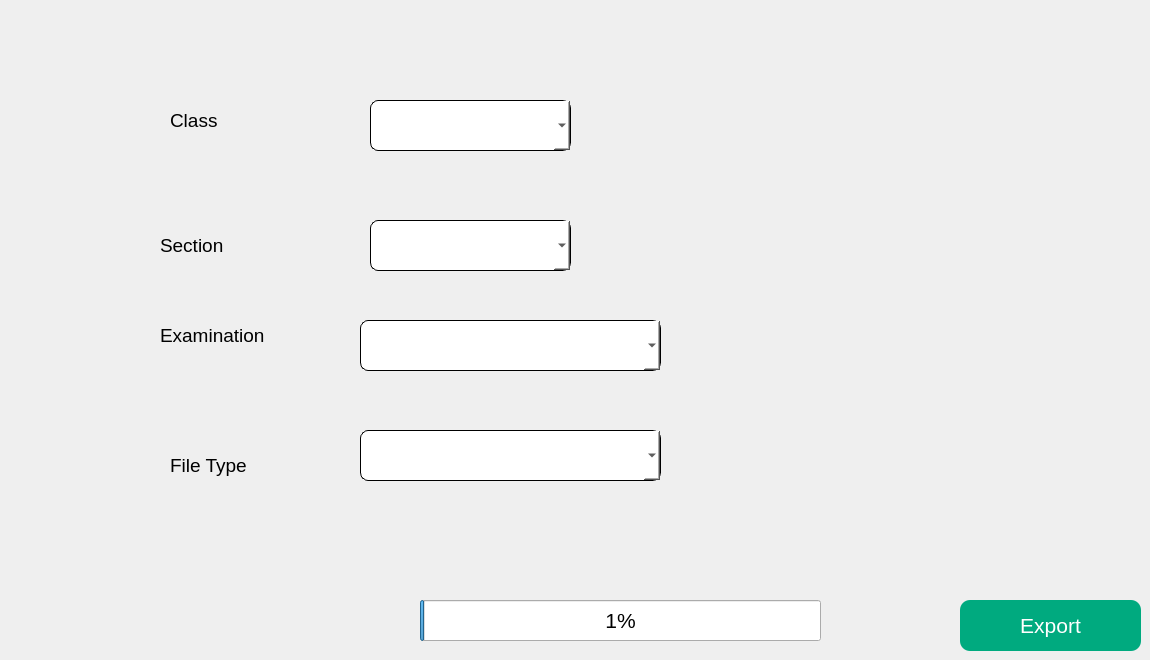
             <widget class="QWidget" name="page_9">
              <widget class="QLabel" name="label_42">
               <property name="geometry">
                <rect>
                 <x>170</x>
                 <y>450</y>
                 <width>121</width>
                 <height>31</height>
                </rect>
               </property>
               <property name="font">
                <font>
                 <pointsize>14</pointsize>
                </font>
               </property>
               <property name="text">
                <string>File Type</string>
               </property>
              </widget>
              <widget class="QComboBox" name="report_mark_class_cb">
               <property name="geometry">
                <rect>
                 <x>370</x>
                 <y>100</y>
                 <width>201</width>
                 <height>51</height>
                </rect>
               </property>
               <property name="font">
                <font>
                 <pointsize>14</pointsize>
                </font>
               </property>
               <property name="styleSheet">
                <string notr="true">background-color: rgb(255, 255, 255);
border-radius : 8px;
border-color: rgb(0, 0, 0);
border: 1px solid black;
</string>
               </property>
              </widget>
              <widget class="QLabel" name="label_43">
               <property name="geometry">
                <rect>
                 <x>170</x>
                 <y>110</y>
                 <width>111</width>
                 <height>21</height>
                </rect>
               </property>
               <property name="font">
                <font>
                 <pointsize>14</pointsize>
                </font>
               </property>
               <property name="text">
                <string>Class</string>
               </property>
              </widget>
              <widget class="QLabel" name="label_44">
               <property name="geometry">
                <rect>
                 <x>160</x>
                 <y>230</y>
                 <width>111</width>
                 <height>31</height>
                </rect>
               </property>
               <property name="font">
                <font>
                 <pointsize>14</pointsize>
                </font>
               </property>
               <property name="text">
                <string>Section</string>
               </property>
              </widget>
              <widget class="QComboBox" name="report_mark_file_type">
               <property name="geometry">
                <rect>
                 <x>360</x>
                 <y>430</y>
                 <width>301</width>
                 <height>51</height>
                </rect>
               </property>
               <property name="font">
                <font>
                 <pointsize>14</pointsize>
                </font>
               </property>
               <property name="styleSheet">
                <string notr="true">background-color: rgb(255, 255, 255);
border-radius : 8px;
border-color: rgb(0, 0, 0);
border: 1px solid black;
</string>
               </property>
              </widget>
              <widget class="QComboBox" name="report_mark_section_cb">
               <property name="geometry">
                <rect>
                 <x>370</x>
                 <y>220</y>
                 <width>201</width>
                 <height>51</height>
                </rect>
               </property>
               <property name="font">
                <font>
                 <pointsize>14</pointsize>
                </font>
               </property>
               <property name="styleSheet">
                <string notr="true">background-color: rgb(255, 255, 255);
border-radius : 8px;
border-color: rgb(0, 0, 0);
border: 1px solid black;
</string>
               </property>
              </widget>
              <widget class="QPushButton" name="report__mark_export_btn">
               <property name="geometry">
                <rect>
                 <x>960</x>
                 <y>600</y>
                 <width>181</width>
                 <height>51</height>
                </rect>
               </property>
               <property name="font">
                <font>
                 <pointsize>16</pointsize>
                </font>
               </property>
               <property name="styleSheet">
                <string notr="true">background-color: rgb(0, 170, 127);
color: rgb(255, 255, 255);
border-radius : 10;</string>
               </property>
               <property name="text">
                <string>Export</string>
               </property>
               <property name="icon">
                <iconset>
                 <normaloff>icons/export.png</normaloff>icons/export.png</iconset>
               </property>
               <property name="iconSize">
                <size>
                 <width>40</width>
                 <height>40</height>
                </size>
               </property>
              </widget>
              <widget class="QProgressBar" name="report_progress_2">
               <property name="geometry">
                <rect>
                 <x>420</x>
                 <y>600</y>
                 <width>401</width>
                 <height>41</height>
                </rect>
               </property>
               <property name="font">
                <font>
                 <pointsize>16</pointsize>
                </font>
               </property>
               <property name="value">
                <number>1</number>
               </property>
               <property name="textVisible">
                <bool>true</bool>
               </property>
              </widget>
              <widget class="QComboBox" name="report_exan_type_cb">
               <property name="geometry">
                <rect>
                 <x>360</x>
                 <y>320</y>
                 <width>301</width>
                 <height>51</height>
                </rect>
               </property>
               <property name="font">
                <font>
                 <pointsize>14</pointsize>
                </font>
               </property>
               <property name="styleSheet">
                <string notr="true">background-color: rgb(255, 255, 255);
border-radius : 8px;
border-color: rgb(0, 0, 0);
border: 1px solid black;
</string>
               </property>
              </widget>
              <widget class="QLabel" name="label_45">
               <property name="geometry">
                <rect>
                 <x>160</x>
                 <y>320</y>
                 <width>121</width>
                 <height>31</height>
                </rect>
               </property>
               <property name="font">
                <font>
                 <pointsize>14</pointsize>
                </font>
               </property>
               <property name="text">
                <string>Examination</string>
               </property>
              </widget>
             </widget>
